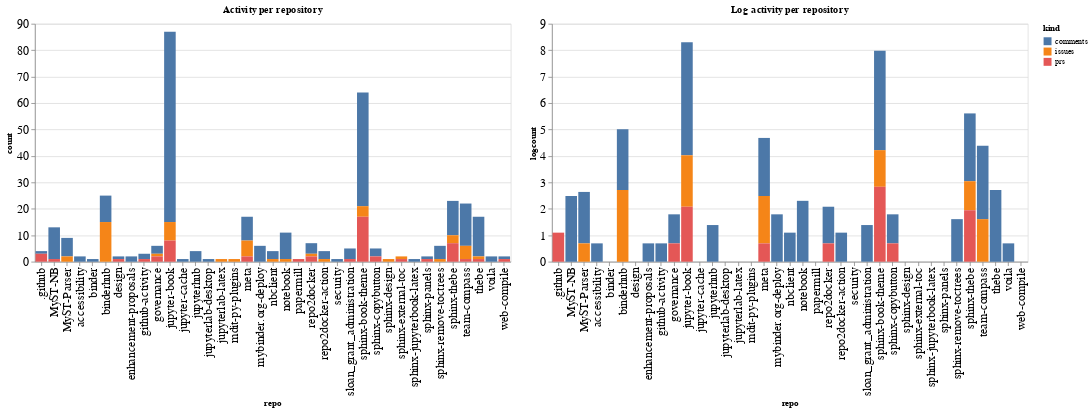

The notebook cell saved with this chart:
### Code cell
ch1 = alt.Chart(repo_summaries, width=600, title="Activity per repository").mark_bar().encode(
    x='repo',
    y='count',
    color='kind',
    tooltip="kind"
)

ch2 = alt.Chart(repo_summaries, width=600, title="Log activity per repository").mark_bar().encode(
    x='repo',
    y='logcount',
    color='kind',
    tooltip="kind"
)

ch1 | ch2

### Figure 1 — Vega-Lite specification as saved in the notebook (floating-point values rounded to 4 significant figures)
{"config": {"axisLeft": {"labelFontSize": 15}, "axisBottom": {"labelFontSize": 15}}, "hconcat": [{"mark": "bar", "encoding": {"color": {"type": "nominal", "field": "kind"}, "tooltip": {"type": "nominal", "field": "kind"}, "x": {"type": "nominal", "field": "repo"}, "y": {"type": "quantitative", "field": "count"}}, "title": "Activity per repository", "width": 600}, {"mark": "bar", "encoding": {"color": {"type": "nominal", "field": "kind"}, "tooltip": {"type": "nominal", "field": "kind"}, "x": {"type": "nominal", "field": "repo"}, "y": {"type": "quantitative", "field": "logcount"}}, "title": "Log activity per repository", "width": 600}], "data": {"name": "data-8bb5cc10e1a472a7030168ec19739303"}, "$schema": "https://vega.github.io/schema/vega-lite/v4.8.1.json", "datasets": {"data-8bb5cc10e1a472a7030168ec19739303": [{"repo": ".github", "kind": "comments", "count": 1, "logcount": 0.0}, {"repo": ".github", "kind": "prs", "count": 3, "logcount": 1.099}, {"repo": "MyST-NB", "kind": "comments", "count": 12, "logcount": 2.485}, {"repo": "MyST-NB", "kind": "prs", "count": 1, "logcount": 0.0}, {"repo": "MyST-Parser", "kind": "comments", "count": 7, "logcount": 1.946}, {"repo": "MyST-Parser", "kind": "issues", "count": 2, "logcount": 0.6931}, {"repo": "accessibility", "kind": "comments", "count": 2, "logcount": 0.6931}, {"repo": "binder", "kind": "comments", "count": 1, "logcount": 0.0}, {"repo": "binderhub", "kind": "comments", "count": 10, "logcount": 2.303}, {"repo": "binderhub", "kind": "issues", "count": 15, "logcount": 2.708}, {"repo": "design", "kind": "comments", "count": 1, "logcount": 0.0}, {"repo": "design", "kind": "prs", "count": 1, "logcount": 0.0}, {"repo": "enhancement-proposals", "kind": "comments", "count": 2, "logcount": 0.6931}, {"repo": "github-activity", "kind": "comments", "count": 2, "logcount": 0.6931}, {"repo": "github-activity", "kind": "prs", "count": 1, "logcount": 0.0}, {"repo": "governance", "kind": "comments", "count": 3, "logcount": 1.099}, {"repo": "governance", "kind": "issues", "count": 1, "logcount": 0.0}, {"repo": "governance", "kind": "prs", "count": 2, "logcount": 0.6931}, {"repo": "jupyter-book", "kind": "comments", "count": 72, "logcount": 4.277}, {"repo": "jupyter-book", "kind": "issues", "count": 7, "logcount": 1.946}, {"repo": "jupyter-book", "kind": "prs", "count": 8, "logcount": 2.079}, {"repo": "jupyter-cache", "kind": "comments", "count": 1, "logcount": 0.0}, {"repo": "jupyterhub", "kind": "comments", "count": 4, "logcount": 1.386}, {"repo": "jupyterlab-desktop", "kind": "comments", "count": 1, "logcount": 0.0}, {"repo": "jupyterlab-latex", "kind": "issues", "count": 1, "logcount": 0.0}, {"repo": "mdit-py-plugins", "kind": "issues", "count": 1, "logcount": 0.0}, {"repo": "meta", "kind": "comments", "count": 9, "logcount": 2.197}, {"repo": "meta", "kind": "issues", "count": 6, "logcount": 1.792}, {"repo": "meta", "kind": "prs", "count": 2, "logcount": 0.6931}, {"repo": "mybinder.org-deploy", "kind": "comments", "count": 6, "logcount": 1.792}, {"repo": "nbclient", "kind": "comments", "count": 3, "logcount": 1.099}, {"repo": "nbclient", "kind": "issues", "count": 1, "logcount": 0.0}, {"repo": "notebook", "kind": "comments", "count": 10, "logcount": 2.303}, {"repo": "notebook", "kind": "issues", "count": 1, "logcount": 0.0}, {"repo": "papermill", "kind": "prs", "count": 1, "logcount": 0.0}, {"repo": "repo2docker", "kind": "comments", "count": 4, "logcount": 1.386}, {"repo": "repo2docker", "kind": "issues", "count": 1, "logcount": 0.0}, {"repo": "repo2docker", "kind": "prs", "count": 2, "logcount": 0.6931}, {"repo": "repo2docker-action", "kind": "comments", "count": 3, "logcount": 1.099}, {"repo": "repo2docker-action", "kind": "issues", "count": 1, "logcount": 0.0}, {"repo": "security", "kind": "comments", "count": 1, "logcount": 0.0}, {"repo": "sloan_grant_administration", "kind": "comments", "count": 4, "logcount": 1.386}, {"repo": "sloan_grant_administration", "kind": "prs", "count": 1, "logcount": 0.0}, {"repo": "sphinx-book-theme", "kind": "comments", "count": 43, "logcount": 3.761}, {"repo": "sphinx-book-theme", "kind": "issues", "count": 4, "logcount": 1.386}, {"repo": "sphinx-book-theme", "kind": "prs", "count": 17, "logcount": 2.833}, {"repo": "sphinx-copybutton", "kind": "comments", "count": 3, "logcount": 1.099}, {"repo": "sphinx-copybutton", "kind": "prs", "count": 2, "logcount": 0.6931}, {"repo": "sphinx-design", "kind": "issues", "count": 1, "logcount": 0.0}, {"repo": "sphinx-external-toc", "kind": "issues", "count": 1, "logcount": 0.0}, {"repo": "sphinx-external-toc", "kind": "prs", "count": 1, "logcount": 0.0}, {"repo": "sphinx-jupyterbook-latex", "kind": "comments", "count": 1, "logcount": 0.0}, {"repo": "sphinx-panels", "kind": "comments", "count": 1, "logcount": 0.0}, {"repo": "sphinx-panels", "kind": "prs", "count": 1, "logcount": 0.0}, {"repo": "sphinx-remove-toctrees", "kind": "comments", "count": 5, "logcount": 1.609}, {"repo": "sphinx-remove-toctrees", "kind": "issues", "count": 1, "logcount": 0.0}, {"repo": "sphinx-thebe", "kind": "comments", "count": 13, "logcount": 2.565}, {"repo": "sphinx-thebe", "kind": "issues", "count": 3, "logcount": 1.099}, {"repo": "sphinx-thebe", "kind": "prs", "count": 7, "logcount": 1.946}, {"repo": "team-compass", "kind": "comments", "count": 16, "logcount": 2.773}, {"repo": "team-compass", "kind": "issues", "count": 5, "logcount": 1.609}, {"repo": "team-compass", "kind": "prs", "count": 1, "logcount": 0.0}, {"repo": "thebe", "kind": "comments", "count": 15, "logcount": 2.708}, {"repo": "thebe", "kind": "issues", "count": 1, "logcount": 0.0}, {"repo": "thebe", "kind": "prs", "count": 1, "logcount": 0.0}, {"repo": "voila", "kind": "comments", "count": 2, "logcount": 0.6931}, {"repo": "web-compile", "kind": "comments", "count": 1, "logcount": 0.0}, {"repo": "web-compile", "kind": "prs", "count": 1, "logcount": 0.0}]}}
